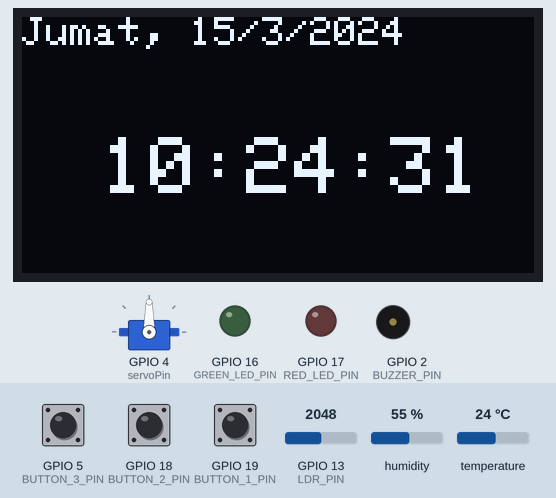
Recording of a sketch running on a simulated ESP32. Parts: 128×64 one-colour display, servo, output pins drawn as LEDs (lit = HIGH), buzzer (waves = sounding, pin HIGH). Inputs (shaded band) come from the test bench; at power-on: GPIO 19 (BUTTON_1_PIN) HIGH, temperature 24 °C, GPIO 5 (BUTTON_3_PIN) HIGH, GPIO 13 (LDR_PIN) = 2048, GPIO 18 (BUTTON_2_PIN) HIGH, humidity 55 %. The local clock reads 2024-03-15 10:24:30 at power-on unless the sketch sets it.

Above: at 1.2 s.
1.3 s: GPIO 19 (BUTTON_1_PIN) pulled LOW for 0.15 s
At 1.95 s:
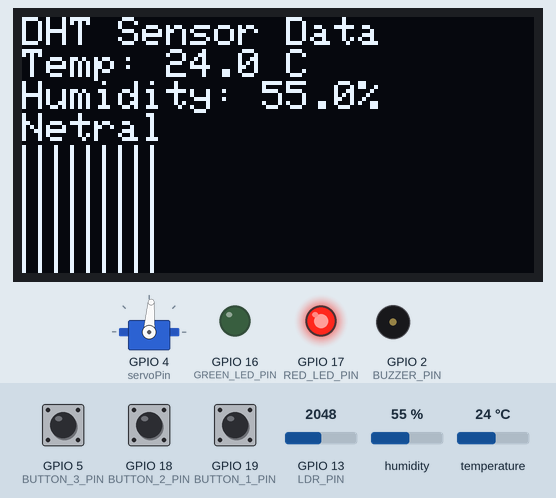
2.0 s: temperature set to 20.5 °C
At 2.91 s:
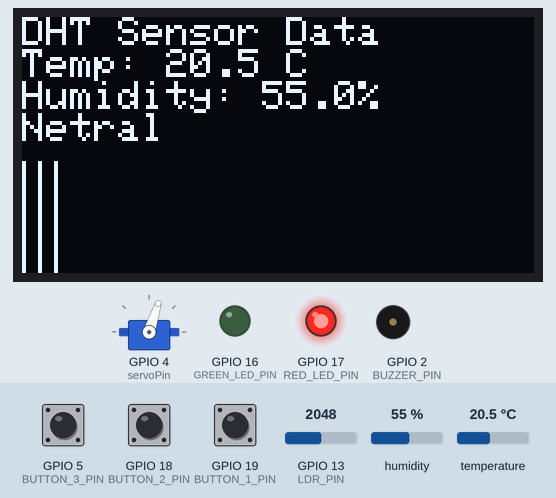
5.0 s: temperature set to 19.5 °C
At 6.44 s:
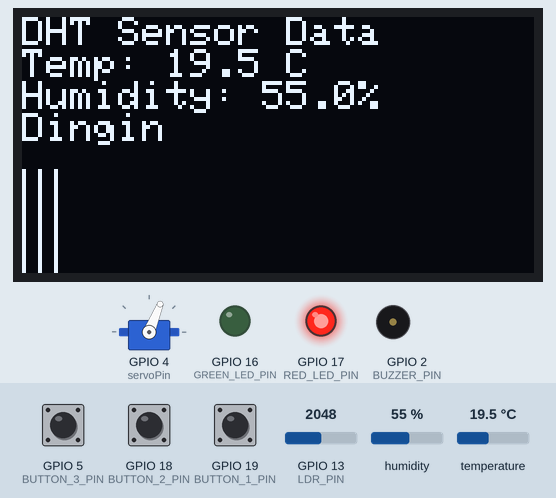
8.0 s: GPIO 19 (BUTTON_1_PIN) pulled LOW for 1 s
At 10.0 s:
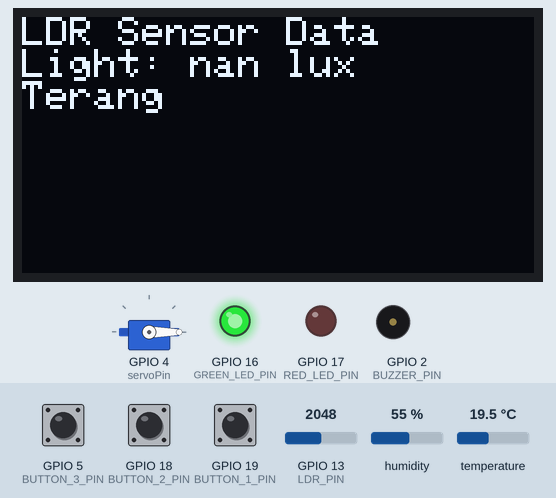
10.5 s: GPIO 19 (BUTTON_1_PIN) pulled LOW for 3.2 s
At 12.3 s:
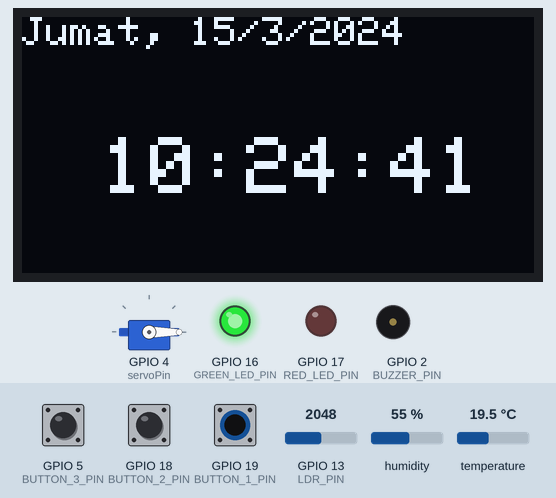
14.3 s: temperature set to 28 °C
At 15.16 s:
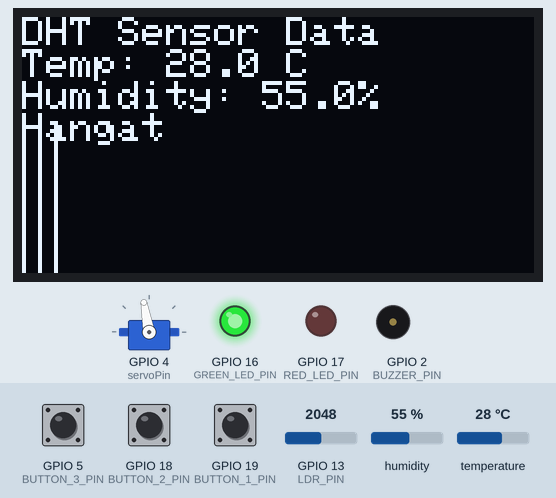
Timing chart, 0 to 17.3 s (numbered marks = the images above; inputs shaded):
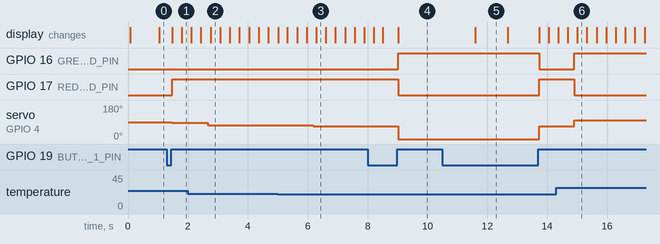

The sketch:

sketch.ino
```cpp
#include <Adafruit_GFX.h>
#include <Adafruit_SSD1306.h>
#include <DHTesp.h>
#include <ESP32Servo.h>
#include <RTClib.h>
#include <Wire.h>

/* OLED Display */
#define SCREEN_WIDTH 128
#define SCREEN_HEIGHT 64
Adafruit_SSD1306 oled(SCREEN_WIDTH, SCREEN_HEIGHT, &Wire, -1);

/* Servo */
const int servoPin = 4;
Servo servo;
int servoPos = 0;

/* Push Buttons */
#define BUTTON_1_PIN 19
#define BUTTON_2_PIN 18
#define BUTTON_3_PIN 5

/* LEDs */
#define GREEN_LED_PIN 16
#define RED_LED_PIN 17

/* RTC Clock */
RTC_DS1307 rtc;
char daysOfWeek[7][12] = {"Minggu", "Senin", "Selasa", "Rabu", "Kamis", "Jumat", "Sabtu"};

/* DHT Sensor */
const int DHT_PIN = 15;
DHTesp dhtSensor;

/* LDR Sensor */
#define LDR_PIN 13
const float GAMMA = 0.7;
const float RL10 = 50;

/* Buzzer */
#define BUZZER_PIN 2

/* Global Variables */
int currentMode = 0;
int menuOption = 0;
unsigned long lastButtonPress = 0;
unsigned long alarmTime = 0;

void setup() {
  Serial.begin(9600);

  /* Setup OLED */
  if (!oled.begin(SSD1306_SWITCHCAPVCC, 0x3C)) {
    Serial.println(F("Failed to start SSD1306 OLED"));
    while (1);
  }
  oled.clearDisplay();
  oled.setTextSize(1);
  oled.setTextColor(WHITE);
  oled.setCursor(0, 0);
  oled.println("VI-ROSE");
  oled.display();

  /* Setup Servo */
  servo.attach(servoPin, 500, 2400);

  /* Setup Buttons */
  pinMode(BUTTON_1_PIN, INPUT_PULLUP);
  pinMode(BUTTON_2_PIN, INPUT_PULLUP);
  pinMode(BUTTON_3_PIN, INPUT_PULLUP);

  /* Setup LEDs */
  pinMode(GREEN_LED_PIN, OUTPUT);
  pinMode(RED_LED_PIN, OUTPUT);

  /* Setup RTC Clock */
  if (!rtc.begin()) {
    Serial.println("RTC not found");
    while (1);
  }
  if (!rtc.isrunning()) {
    Serial.println("RTC is NOT running!");
    rtc.adjust(DateTime(F(__DATE__), F(__TIME__)));
  }

  /* Setup DHT Sensor */
  dhtSensor.setup(DHT_PIN, DHTesp::DHT22);

  /* Setup LDR */
  pinMode(LDR_PIN, INPUT);

  /* Setup Buzzer */
  pinMode(BUZZER_PIN, OUTPUT);
}

void loop() {
  checkButtons();
  switch (currentMode) {
    case 0:
      displayTime();
      break;
    case 1:
      displayDHTData();
      break;
    case 2:
      displayLDRData();
      break;
    case 3:
      setAlarm();
      break;
  }
  checkAlarm();
  if (millis() - lastButtonPress > 30000) {
    currentMode = 0;
  }
}

void checkButtons() {
  if (digitalRead(BUTTON_1_PIN) == LOW) {
    delay(50);  // Debounce
    if (digitalRead(BUTTON_1_PIN) == LOW) {
      unsigned long pressStart = millis();
      while (digitalRead(BUTTON_1_PIN) == LOW) {
        if (millis() - pressStart > 1000) {
          // Long press
          currentMode = 0;
          return;
        }
      }
      // Short press
      currentMode = (currentMode + 1) % 4;
      lastButtonPress = millis();
    }
  }

  if (digitalRead(BUTTON_2_PIN) == LOW) {
    delay(50);  // Debounce
    if (digitalRead(BUTTON_2_PIN) == LOW) {
      menuOption--;
      if (menuOption < 0) menuOption = 2;
      lastButtonPress = millis();
    }
  }

  if (digitalRead(BUTTON_3_PIN) == LOW) {
    delay(50);  // Debounce
    if (digitalRead(BUTTON_3_PIN) == LOW) {
      menuOption++;
      if (menuOption > 2) menuOption = 0;
      lastButtonPress = millis();
    }
  }
}

void displayTime() {
  DateTime now = rtc.now();

  oled.clearDisplay();
  oled.setTextSize(1);
  oled.setCursor(0, 0);
  oled.print(daysOfWeek[now.dayOfTheWeek()]);
  oled.print(", ");
  oled.print(now.day());
  oled.print('/');
  oled.print(now.month());
  oled.print('/');
  oled.println(now.year());

  oled.setTextSize(2);
  oled.setCursor(20, 30);
  oled.print(now.hour());
  oled.print(':');
  oled.print(now.minute());
  oled.print(':');
  oled.print(now.second());

  oled.display();
}

void displayDHTData() {
  TempAndHumidity data = dhtSensor.getTempAndHumidity();

  oled.clearDisplay();
  oled.setTextSize(1);
  oled.setCursor(0, 0);
  oled.println("DHT Sensor Data");
  oled.print("Temp: ");
  oled.print(data.temperature, 1);
  oled.println(" C");
  oled.print("Humidity: ");
  oled.print(data.humidity, 1);
  oled.println("%");

  String status;
  if (data.temperature < 20) status = "Dingin";
  else if (data.temperature < 25) status = "Netral";
  else if (data.temperature < 30) status = "Hangat";
  else status = "Panas";

  oled.println(status);
  oled.display();

  // Control servo and LEDs based on temperature
  int servoAngle = map(data.temperature, 0, 50, 0, 180);
  servo.write(servoAngle);

  if (data.temperature < 25) {
    digitalWrite(RED_LED_PIN, HIGH);
    digitalWrite(GREEN_LED_PIN, LOW);
  } else {
    digitalWrite(RED_LED_PIN, LOW);
    digitalWrite(GREEN_LED_PIN, HIGH);
  }

  for (int i = 0; i < SCREEN_WIDTH; i += 4) {
    oled.drawLine(i, SCREEN_HEIGHT - 1, i, SCREEN_HEIGHT - 1 - (data.temperature / 50.0 * SCREEN_HEIGHT), WHITE);
    oled.display();
    delay(10);
  }
}

void displayLDRData() {
  int analogValue = analogRead(LDR_PIN);
  float voltage = analogValue / 1024. * 5;
  float resistance = 2000 * voltage / (1 - voltage / 5);
  float lux = pow(RL10 * 1e3 * pow(10, GAMMA) / resistance, (1 / GAMMA));

  oled.clearDisplay();
  oled.setTextSize(1);
  oled.setCursor(0, 0);
  oled.println("LDR Sensor Data");
  oled.print("Light: ");
  oled.print(lux, 2);
  oled.println(" lux");

  String status = (lux < 50) ? "Gelap" : "Terang";
  oled.println(status);
  oled.display();

  // Control servo and LEDs based on light intensity
  int servoAngle = map(lux, 0, 1000, 0, 180);
  servo.write(servoAngle);

  if (lux < 50) {
    digitalWrite(RED_LED_PIN, HIGH);
    digitalWrite(GREEN_LED_PIN, LOW);
  } else {
    digitalWrite(RED_LED_PIN, LOW);
    digitalWrite(GREEN_LED_PIN, HIGH);
  }

  float middleLux = 500; // Sesuaikan dengan kebutuhan
  if (lux < middleLux) {
    digitalWrite(RED_LED_PIN, HIGH);
    digitalWrite(GREEN_LED_PIN, LOW);
  } else {
    digitalWrite(RED_LED_PIN, LOW);
    digitalWrite(GREEN_LED_PIN, HIGH);
  }
}

void setAlarm() {
  DateTime now = rtc.now();

  oled.clearDisplay();
  oled.setTextSize(1);
  oled.setCursor(0, 0);
  oled.println("Set Alarm");
  oled.print("Current: ");
  oled.print(now.hour());
  oled.print(':');
  oled.println(now.minute());

  int alarmHour = (alarmTime / 3600) % 24;
  int alarmMinute = (alarmTime / 60) % 60;

  oled.print("Alarm: ");
  oled.print(alarmHour);
  oled.print(':');
  oled.println(alarmMinute);

  oled.println(menuOption == 0 ? "> Hour" : "  Hour");
  oled.println(menuOption == 1 ? "> Minute" : "  Minute");
  oled.println(menuOption == 2 ? "> Save" : "  Save");

  oled.display();

  if (digitalRead(BUTTON_2_PIN) == LOW) {
    if (menuOption == 0) alarmHour = (alarmHour + 1) % 24;
    if (menuOption == 1) alarmMinute = (alarmMinute + 1) % 60;
    if (menuOption == 2) alarmTime = alarmHour * 3600 + alarmMinute * 60;
  }

  if (menuOption == 2 && digitalRead(BUTTON_2_PIN) == LOW) {
    alarmTime = alarmHour * 3600 + alarmMinute * 60;
    oled.clearDisplay();
    oled.setTextSize(1);
    oled.setCursor(0, 20);
    oled.println("Alarm Saved!");
    oled.display();
    delay(2000);
  }
}

void checkAlarm() {
  DateTime now = rtc.now();
  unsigned long currentTime = now.hour() * 3600 + now.minute() * 60 + now.second();
  if (currentTime == alarmTime) {
    oled.clearDisplay();
    oled.setTextSize(2);
    oled.setCursor(20, 20);
    oled.println("Alarm!");
    oled.display();
    playAlarmMelody();
    delay(5000); // Display for 5 seconds
  }
}

void playAlarmMelody() {
  int melody[] = {262, 330, 392, 523};
  int noteDurations[] = {4, 4, 4, 4};

  for (int i = 0; i < 4; i++) {
    int noteDuration = 1000 / noteDurations[i];
    tone(BUZZER_PIN, melody[i], noteDuration);
    int pauseBetweenNotes = noteDuration * 1.30;
    delay(pauseBetweenNotes);
    noTone(BUZZER_PIN);
  }
}
```

Measured:
- the behaviour switches between 20 and 19.9 °C on temperature (found by bisection; images 2 and 3)
- after the input at 1.3 s, GPIO 17 (RED_LED_PIN): LOW → HIGH after 0.19 s; servo on GPIO 4 (servoPin): 90° → 86° after 0.19 s; the display: first changes after 0.19 s (image 1 shows a later state)
- after the input at 2.0 s, servo on GPIO 4 (servoPin): 86° → 72° after 0.66 s
- after the input at 5.0 s, servo on GPIO 4 (servoPin): 72° → 68° after 1.2 s; the display: first differs from a run without the input after 1.3 s (image 3)
- after the input at 8.0 s, GPIO 16 (GREEN_LED_PIN): LOW → HIGH after 1.0 s; GPIO 17 (RED_LED_PIN): HIGH → LOW after 1.0 s; servo on GPIO 4 (servoPin): 68° → 0° after 1.0 s
- after the input at 10.5 s, GPIO 16 (GREEN_LED_PIN): HIGH → LOW after 3.2 s; GPIO 17 (RED_LED_PIN): LOW → HIGH after 3.2 s; servo on GPIO 4 (servoPin): 0° → 68° after 3.2 s; the display: changes after 1.1 s (image 5)
- after the input at 14.3 s, GPIO 16 (GREEN_LED_PIN): LOW → HIGH after 0.61 s; GPIO 17 (RED_LED_PIN): HIGH → LOW after 0.61 s; servo on GPIO 4 (servoPin): 68° → 100° after 0.61 s; the display: first differs from a run without the input after 0.71 s (image 6)
